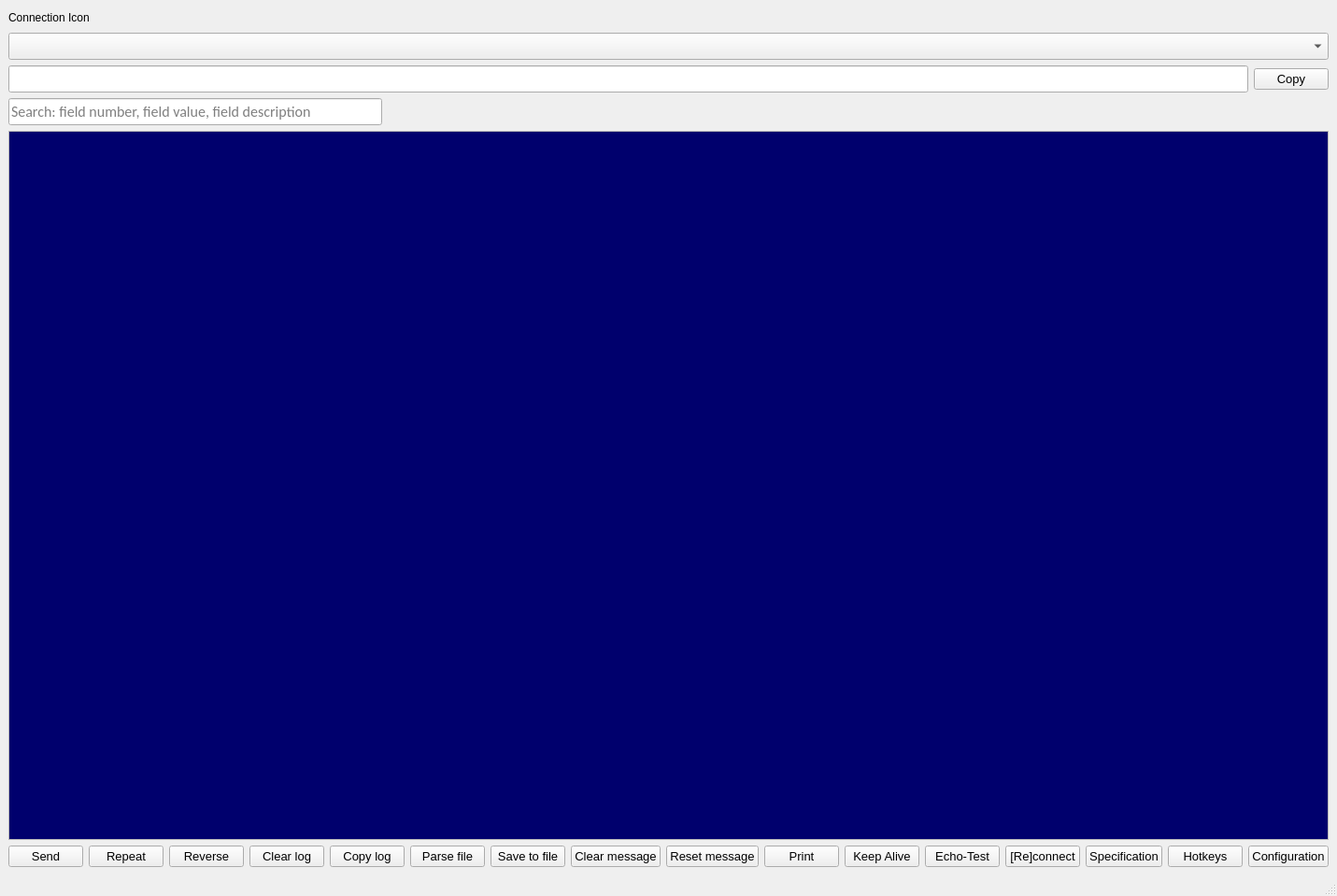
<?xml version="1.0" encoding="UTF-8"?>
<ui version="4.0">
 <class>MainWindow</class>
 <widget class="QMainWindow" name="MainWindow">
  <property name="geometry">
   <rect>
    <x>0</x>
    <y>0</y>
    <width>1404</width>
    <height>959</height>
   </rect>
  </property>
  <property name="mouseTracking">
   <bool>false</bool>
  </property>
  <property name="focusPolicy">
   <enum>Qt::NoFocus</enum>
  </property>
  <property name="windowTitle">
   <string>SmartVista Terminal</string>
  </property>
  <widget class="QWidget" name="centralwidget">
   <layout class="QGridLayout" name="gridLayout">
    <item row="0" column="0">
     <layout class="QHBoxLayout" name="horizontalLayout_3">
      <item>
       <widget class="QLabel" name="ConnectionStatusLabel">
        <property name="text">
         <string>Connection Icon</string>
        </property>
       </widget>
      </item>
      <item>
       <widget class="QLabel" name="ConnectionStatus">
        <property name="font">
         <font>
          <pointsize>10</pointsize>
         </font>
        </property>
        <property name="text">
         <string/>
        </property>
       </widget>
      </item>
      <item>
       <spacer name="horizontalSpacer_2">
        <property name="orientation">
         <enum>Qt::Horizontal</enum>
        </property>
        <property name="sizeHint" stdset="0">
         <size>
          <width>40</width>
          <height>20</height>
         </size>
        </property>
       </spacer>
      </item>
     </layout>
    </item>
    <item row="1" column="0">
     <widget class="QComboBox" name="msgtype">
      <property name="palette">
       <palette>
        <active>
         <colorrole role="Base">
          <brush brushstyle="SolidPattern">
           <color alpha="255">
            <red>255</red>
            <green>255</green>
            <blue>255</blue>
           </color>
          </brush>
         </colorrole>
        </active>
        <inactive>
         <colorrole role="Base">
          <brush brushstyle="SolidPattern">
           <color alpha="255">
            <red>255</red>
            <green>255</green>
            <blue>255</blue>
           </color>
          </brush>
         </colorrole>
        </inactive>
        <disabled>
         <colorrole role="Base">
          <brush brushstyle="SolidPattern">
           <color alpha="255">
            <red>240</red>
            <green>240</green>
            <blue>240</blue>
           </color>
          </brush>
         </colorrole>
        </disabled>
       </palette>
      </property>
      <property name="font">
       <font>
        <family>Calibri</family>
        <pointsize>12</pointsize>
       </font>
      </property>
      <property name="focusPolicy">
       <enum>Qt::NoFocus</enum>
      </property>
      <property name="editable">
       <bool>false</bool>
      </property>
      <property name="currentText">
       <string/>
      </property>
     </widget>
    </item>
    <item row="2" column="0">
     <layout class="QHBoxLayout" name="horizontalLayout_4">
      <item>
       <widget class="QLineEdit" name="Bitmap">
        <property name="font">
         <font>
          <family>Calibri</family>
          <pointsize>12</pointsize>
         </font>
        </property>
        <property name="mouseTracking">
         <bool>true</bool>
        </property>
        <property name="focusPolicy">
         <enum>Qt::NoFocus</enum>
        </property>
        <property name="readOnly">
         <bool>true</bool>
        </property>
       </widget>
      </item>
      <item>
       <widget class="QPushButton" name="ButtonCopyBitmap">
        <property name="font">
         <font>
          <pointsize>10</pointsize>
         </font>
        </property>
        <property name="focusPolicy">
         <enum>Qt::NoFocus</enum>
        </property>
        <property name="text">
         <string>Copy</string>
        </property>
       </widget>
      </item>
     </layout>
    </item>
    <item row="3" column="0">
     <layout class="QVBoxLayout" name="FieldsTreeLayout"/>
    </item>
    <item row="4" column="0">
     <layout class="QHBoxLayout" name="horizontalLayout">
      <item>
       <layout class="QHBoxLayout" name="PlusLayout"/>
      </item>
      <item>
       <layout class="QHBoxLayout" name="MinusLayout"/>
      </item>
      <item>
       <layout class="QHBoxLayout" name="NextLevelLayout"/>
      </item>
      <item>
       <layout class="QHBoxLayout" name="horizontalLayout_5">
        <item>
         <widget class="QLineEdit" name="SearchLine">
          <property name="minimumSize">
           <size>
            <width>400</width>
            <height>0</height>
           </size>
          </property>
          <property name="maximumSize">
           <size>
            <width>400</width>
            <height>16777215</height>
           </size>
          </property>
          <property name="font">
           <font>
            <family>Calibri</family>
            <pointsize>12</pointsize>
           </font>
          </property>
          <property name="inputMethodHints">
           <set>Qt::ImhLatinOnly</set>
          </property>
          <property name="maxLength">
           <number>1000</number>
          </property>
          <property name="placeholderText">
           <string>Search: field number, field value, field description</string>
          </property>
          <property name="clearButtonEnabled">
           <bool>true</bool>
          </property>
         </widget>
        </item>
        <item>
         <spacer name="horizontalSpacer">
          <property name="orientation">
           <enum>Qt::Horizontal</enum>
          </property>
          <property name="sizeHint" stdset="0">
           <size>
            <width>40</width>
            <height>20</height>
           </size>
          </property>
         </spacer>
        </item>
       </layout>
      </item>
     </layout>
    </item>
    <item row="6" column="0">
     <widget class="QTextEdit" name="LogArea">
      <property name="palette">
       <palette>
        <active>
         <colorrole role="Text">
          <brush brushstyle="SolidPattern">
           <color alpha="255">
            <red>255</red>
            <green>255</green>
            <blue>255</blue>
           </color>
          </brush>
         </colorrole>
         <colorrole role="Base">
          <brush brushstyle="SolidPattern">
           <color alpha="255">
            <red>0</red>
            <green>0</green>
            <blue>109</blue>
           </color>
          </brush>
         </colorrole>
        </active>
        <inactive>
         <colorrole role="Text">
          <brush brushstyle="SolidPattern">
           <color alpha="255">
            <red>255</red>
            <green>255</green>
            <blue>255</blue>
           </color>
          </brush>
         </colorrole>
         <colorrole role="Base">
          <brush brushstyle="SolidPattern">
           <color alpha="255">
            <red>0</red>
            <green>0</green>
            <blue>109</blue>
           </color>
          </brush>
         </colorrole>
        </inactive>
        <disabled>
         <colorrole role="Text">
          <brush brushstyle="SolidPattern">
           <color alpha="255">
            <red>120</red>
            <green>120</green>
            <blue>120</blue>
           </color>
          </brush>
         </colorrole>
         <colorrole role="Base">
          <brush brushstyle="SolidPattern">
           <color alpha="255">
            <red>240</red>
            <green>240</green>
            <blue>240</blue>
           </color>
          </brush>
         </colorrole>
        </disabled>
       </palette>
      </property>
      <property name="font">
       <font>
        <family>Courier New</family>
        <pointsize>11</pointsize>
       </font>
      </property>
      <property name="focusPolicy">
       <enum>Qt::ClickFocus</enum>
      </property>
      <property name="lineWrapMode">
       <enum>QTextEdit::WidgetWidth</enum>
      </property>
      <property name="readOnly">
       <bool>true</bool>
      </property>
      <property name="acceptRichText">
       <bool>false</bool>
      </property>
      <property name="textInteractionFlags">
       <set>Qt::TextSelectableByKeyboard|Qt::TextSelectableByMouse</set>
      </property>
     </widget>
    </item>
    <item row="7" column="0">
     <layout class="QHBoxLayout" name="horizontalLayout_2">
      <item>
       <widget class="QPushButton" name="ButtonSend">
        <property name="sizePolicy">
         <sizepolicy hsizetype="Fixed" vsizetype="Fixed">
          <horstretch>0</horstretch>
          <verstretch>0</verstretch>
         </sizepolicy>
        </property>
        <property name="font">
         <font>
          <pointsize>10</pointsize>
         </font>
        </property>
        <property name="focusPolicy">
         <enum>Qt::StrongFocus</enum>
        </property>
        <property name="text">
         <string>Send</string>
        </property>
       </widget>
      </item>
      <item>
       <widget class="QPushButton" name="ButtonRepeat">
        <property name="sizePolicy">
         <sizepolicy hsizetype="Fixed" vsizetype="Fixed">
          <horstretch>0</horstretch>
          <verstretch>0</verstretch>
         </sizepolicy>
        </property>
        <property name="font">
         <font>
          <pointsize>10</pointsize>
         </font>
        </property>
        <property name="focusPolicy">
         <enum>Qt::TabFocus</enum>
        </property>
        <property name="text">
         <string>Repeat</string>
        </property>
       </widget>
      </item>
      <item>
       <widget class="QPushButton" name="ButtonReverse">
        <property name="font">
         <font>
          <pointsize>10</pointsize>
         </font>
        </property>
        <property name="focusPolicy">
         <enum>Qt::TabFocus</enum>
        </property>
        <property name="text">
         <string>Reverse</string>
        </property>
       </widget>
      </item>
      <item>
       <widget class="QPushButton" name="ButtonClearLog">
        <property name="sizePolicy">
         <sizepolicy hsizetype="Fixed" vsizetype="Fixed">
          <horstretch>0</horstretch>
          <verstretch>0</verstretch>
         </sizepolicy>
        </property>
        <property name="font">
         <font>
          <pointsize>10</pointsize>
         </font>
        </property>
        <property name="focusPolicy">
         <enum>Qt::TabFocus</enum>
        </property>
        <property name="text">
         <string>Clear log</string>
        </property>
       </widget>
      </item>
      <item>
       <widget class="QPushButton" name="ButtonCopyLog">
        <property name="font">
         <font>
          <pointsize>10</pointsize>
         </font>
        </property>
        <property name="focusPolicy">
         <enum>Qt::TabFocus</enum>
        </property>
        <property name="text">
         <string>Copy log</string>
        </property>
       </widget>
      </item>
      <item>
       <widget class="QPushButton" name="ButtonParseDump">
        <property name="sizePolicy">
         <sizepolicy hsizetype="Fixed" vsizetype="Fixed">
          <horstretch>0</horstretch>
          <verstretch>0</verstretch>
         </sizepolicy>
        </property>
        <property name="font">
         <font>
          <pointsize>10</pointsize>
         </font>
        </property>
        <property name="focusPolicy">
         <enum>Qt::TabFocus</enum>
        </property>
        <property name="text">
         <string>Parse file</string>
        </property>
       </widget>
      </item>
      <item>
       <widget class="QPushButton" name="ButtonSave">
        <property name="sizePolicy">
         <sizepolicy hsizetype="Fixed" vsizetype="Fixed">
          <horstretch>0</horstretch>
          <verstretch>0</verstretch>
         </sizepolicy>
        </property>
        <property name="font">
         <font>
          <pointsize>10</pointsize>
         </font>
        </property>
        <property name="focusPolicy">
         <enum>Qt::TabFocus</enum>
        </property>
        <property name="text">
         <string>Save to file</string>
        </property>
       </widget>
      </item>
      <item>
       <widget class="QPushButton" name="ButtonClearMessage">
        <property name="sizePolicy">
         <sizepolicy hsizetype="Fixed" vsizetype="Fixed">
          <horstretch>0</horstretch>
          <verstretch>0</verstretch>
         </sizepolicy>
        </property>
        <property name="font">
         <font>
          <pointsize>10</pointsize>
         </font>
        </property>
        <property name="focusPolicy">
         <enum>Qt::TabFocus</enum>
        </property>
        <property name="text">
         <string>Clear message</string>
        </property>
       </widget>
      </item>
      <item>
       <widget class="QPushButton" name="ButtonDefault">
        <property name="sizePolicy">
         <sizepolicy hsizetype="Fixed" vsizetype="Fixed">
          <horstretch>0</horstretch>
          <verstretch>0</verstretch>
         </sizepolicy>
        </property>
        <property name="font">
         <font>
          <pointsize>10</pointsize>
         </font>
        </property>
        <property name="focusPolicy">
         <enum>Qt::TabFocus</enum>
        </property>
        <property name="text">
         <string>Reset message</string>
        </property>
       </widget>
      </item>
      <item>
       <widget class="QPushButton" name="ButtonPrintData">
        <property name="sizePolicy">
         <sizepolicy hsizetype="Fixed" vsizetype="Fixed">
          <horstretch>0</horstretch>
          <verstretch>0</verstretch>
         </sizepolicy>
        </property>
        <property name="font">
         <font>
          <pointsize>10</pointsize>
         </font>
        </property>
        <property name="focusPolicy">
         <enum>Qt::TabFocus</enum>
        </property>
        <property name="text">
         <string>Print</string>
        </property>
       </widget>
      </item>
      <item>
       <widget class="QPushButton" name="ButtonKeepAlive">
        <property name="sizePolicy">
         <sizepolicy hsizetype="Fixed" vsizetype="Fixed">
          <horstretch>0</horstretch>
          <verstretch>0</verstretch>
         </sizepolicy>
        </property>
        <property name="font">
         <font>
          <pointsize>10</pointsize>
         </font>
        </property>
        <property name="focusPolicy">
         <enum>Qt::TabFocus</enum>
        </property>
        <property name="text">
         <string>Keep Alive</string>
        </property>
       </widget>
      </item>
      <item>
       <widget class="QPushButton" name="ButtonEchoTest">
        <property name="sizePolicy">
         <sizepolicy hsizetype="Fixed" vsizetype="Fixed">
          <horstretch>0</horstretch>
          <verstretch>0</verstretch>
         </sizepolicy>
        </property>
        <property name="font">
         <font>
          <pointsize>10</pointsize>
         </font>
        </property>
        <property name="focusPolicy">
         <enum>Qt::TabFocus</enum>
        </property>
        <property name="text">
         <string>Echo-Test</string>
        </property>
       </widget>
      </item>
      <item>
       <widget class="QPushButton" name="ButtonReconnect">
        <property name="sizePolicy">
         <sizepolicy hsizetype="Fixed" vsizetype="Fixed">
          <horstretch>0</horstretch>
          <verstretch>0</verstretch>
         </sizepolicy>
        </property>
        <property name="font">
         <font>
          <pointsize>10</pointsize>
         </font>
        </property>
        <property name="focusPolicy">
         <enum>Qt::TabFocus</enum>
        </property>
        <property name="text">
         <string>[Re]connect</string>
        </property>
       </widget>
      </item>
      <item>
       <widget class="QPushButton" name="ButtonSpecification">
        <property name="sizePolicy">
         <sizepolicy hsizetype="Fixed" vsizetype="Fixed">
          <horstretch>0</horstretch>
          <verstretch>0</verstretch>
         </sizepolicy>
        </property>
        <property name="font">
         <font>
          <pointsize>10</pointsize>
         </font>
        </property>
        <property name="focusPolicy">
         <enum>Qt::TabFocus</enum>
        </property>
        <property name="text">
         <string>Specification</string>
        </property>
       </widget>
      </item>
      <item>
       <widget class="QPushButton" name="ButtonHotkeys">
        <property name="sizePolicy">
         <sizepolicy hsizetype="Fixed" vsizetype="Fixed">
          <horstretch>0</horstretch>
          <verstretch>0</verstretch>
         </sizepolicy>
        </property>
        <property name="font">
         <font>
          <pointsize>10</pointsize>
         </font>
        </property>
        <property name="focusPolicy">
         <enum>Qt::TabFocus</enum>
        </property>
        <property name="text">
         <string>Hotkeys</string>
        </property>
       </widget>
      </item>
      <item>
       <widget class="QPushButton" name="ButtonSettings">
        <property name="sizePolicy">
         <sizepolicy hsizetype="Fixed" vsizetype="Fixed">
          <horstretch>0</horstretch>
          <verstretch>0</verstretch>
         </sizepolicy>
        </property>
        <property name="font">
         <font>
          <pointsize>10</pointsize>
         </font>
        </property>
        <property name="focusPolicy">
         <enum>Qt::TabFocus</enum>
        </property>
        <property name="text">
         <string>Configuration</string>
        </property>
       </widget>
      </item>
      <item>
       <spacer name="horizontalSpacer_3">
        <property name="orientation">
         <enum>Qt::Horizontal</enum>
        </property>
        <property name="sizeHint" stdset="0">
         <size>
          <width>40</width>
          <height>20</height>
         </size>
        </property>
       </spacer>
      </item>
     </layout>
    </item>
   </layout>
  </widget>
  <widget class="QMenuBar" name="menubar">
   <property name="geometry">
    <rect>
     <x>0</x>
     <y>0</y>
     <width>1404</width>
     <height>21</height>
    </rect>
   </property>
  </widget>
  <widget class="QStatusBar" name="statusbar"/>
 </widget>
 <tabstops>
  <tabstop>msgtype</tabstop>
  <tabstop>Bitmap</tabstop>
 </tabstops>
 <resources/>
 <connections/>
</ui>
